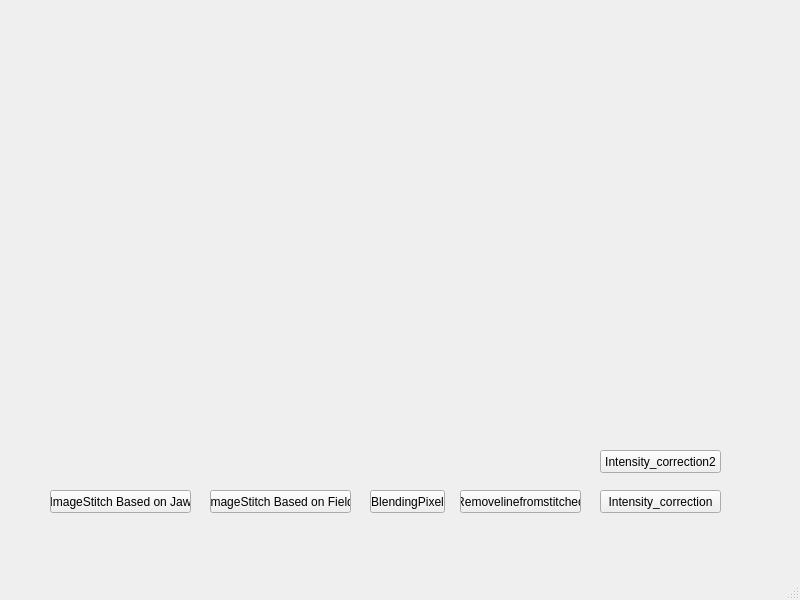
<?xml version="1.0" encoding="UTF-8"?>
<ui version="4.0">
 <class>MainWindow</class>
 <widget class="QMainWindow" name="MainWindow">
  <property name="geometry">
   <rect>
    <x>0</x>
    <y>0</y>
    <width>800</width>
    <height>600</height>
   </rect>
  </property>
  <property name="windowTitle">
   <string>MainWindow</string>
  </property>
  <widget class="QWidget" name="centralwidget">
   <widget class="QPushButton" name="BasedOnJaw">
    <property name="geometry">
     <rect>
      <x>50</x>
      <y>490</y>
      <width>141</width>
      <height>23</height>
     </rect>
    </property>
    <property name="text">
     <string>ImageStitch Based on Jaw</string>
    </property>
   </widget>
   <widget class="QPushButton" name="BasedOnField">
    <property name="geometry">
     <rect>
      <x>210</x>
      <y>490</y>
      <width>141</width>
      <height>23</height>
     </rect>
    </property>
    <property name="text">
     <string>ImageStitch Based on Field</string>
    </property>
   </widget>
   <widget class="QPushButton" name="Blending_pixel">
    <property name="geometry">
     <rect>
      <x>370</x>
      <y>490</y>
      <width>75</width>
      <height>23</height>
     </rect>
    </property>
    <property name="text">
     <string>BlendingPixel</string>
    </property>
   </widget>
   <widget class="QPushButton" name="removelinefromstitched">
    <property name="geometry">
     <rect>
      <x>460</x>
      <y>490</y>
      <width>121</width>
      <height>23</height>
     </rect>
    </property>
    <property name="text">
     <string>Removelinefromstitched</string>
    </property>
   </widget>
   <widget class="QPushButton" name="Intensity_correction">
    <property name="geometry">
     <rect>
      <x>600</x>
      <y>490</y>
      <width>121</width>
      <height>23</height>
     </rect>
    </property>
    <property name="text">
     <string>Intensity_correction</string>
    </property>
   </widget>
   <widget class="QPushButton" name="intensity_correction2">
    <property name="geometry">
     <rect>
      <x>600</x>
      <y>450</y>
      <width>121</width>
      <height>23</height>
     </rect>
    </property>
    <property name="text">
     <string>Intensity_correction2</string>
    </property>
   </widget>
  </widget>
  <widget class="QMenuBar" name="menubar">
   <property name="geometry">
    <rect>
     <x>0</x>
     <y>0</y>
     <width>800</width>
     <height>21</height>
    </rect>
   </property>
  </widget>
  <widget class="QStatusBar" name="statusbar"/>
 </widget>
 <resources/>
 <connections/>
</ui>
